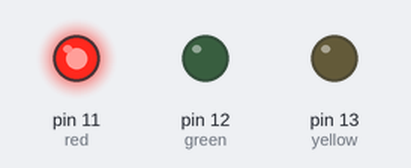
This sketch was run on a simulated Arduino Uno, built with avr-gcc and run on an emulated ATmega328P. Parts: output pins drawn as LEDs (lit = HIGH).

Above: at 15.0 s.
At 31.5 s:
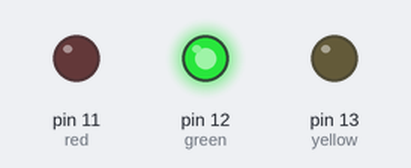
At 37.5 s:
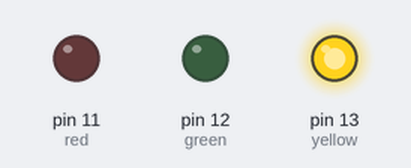
At 44.5 s:
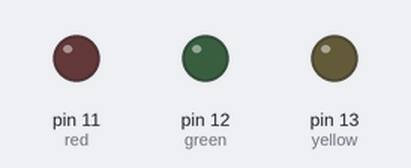
Timing chart, 0 to 58.5 s (numbered marks = the images above):
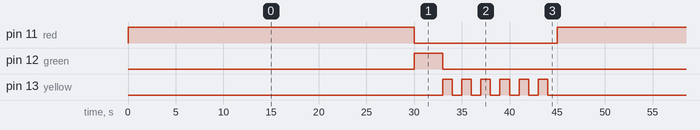

Measured:
- by itself, pin 11 (red): alternates HIGH for 30.0 s and LOW for 15.0 s
- by itself, pin 12 (green): alternates HIGH for 3.0 s and LOW for 42.0 s
- by itself, pin 13 (yellow): repeats every 45.0 s: 5 × (LOW 1.0 s, HIGH 1.0 s), LOW 34.0 s, HIGH 1.0 s

The sketch:

traffic_ligth.ino
```cpp
//   red 30 sec green 30 sec   yellow  5flashing 10 sec
const int red = 11  ;
const int green = 12 ;
const int yellow = 13 ;
int i =0;
void setup() {
  pinMode(red,OUTPUT);
   pinMode(green,OUTPUT);
    pinMode(yellow,OUTPUT);

}

void loop() {
digitalWrite(red,HIGH);
delay(30000);
digitalWrite(red,LOW);
digitalWrite(green,HIGH);
delay(3000);
digitalWrite(green,LOW);
for(i=0;i<=5;i++)
{digitalWrite(yellow,HIGH);
delay(1000);
digitalWrite(yellow,LOW);
delay(1000);}

}
```
